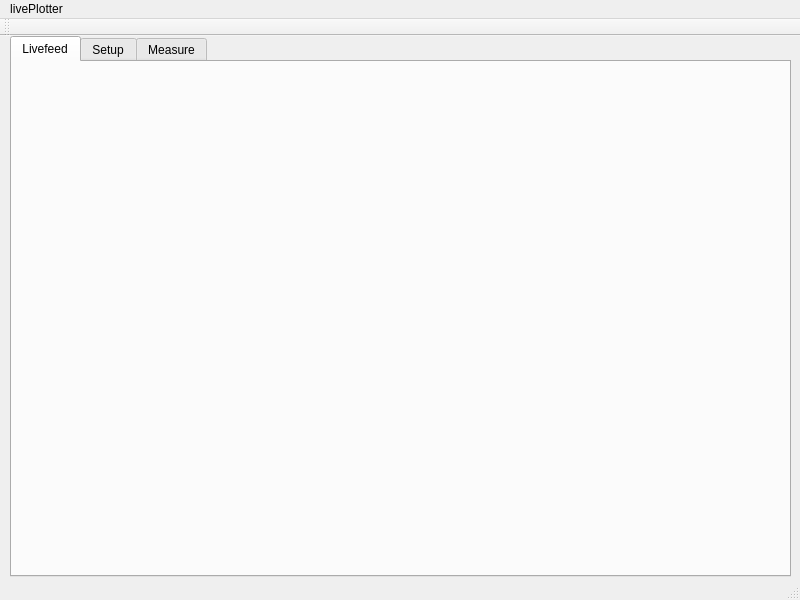
<?xml version="1.0" encoding="UTF-8"?>
<ui version="4.0">
 <class>MainWindow</class>
 <widget class="QMainWindow" name="MainWindow">
  <property name="geometry">
   <rect>
    <x>0</x>
    <y>0</y>
    <width>800</width>
    <height>600</height>
   </rect>
  </property>
  <property name="windowTitle">
   <string>MainWindow</string>
  </property>
  <widget class="QWidget" name="centralWidget">
   <widget class="QTabWidget" name="tabs">
    <property name="geometry">
     <rect>
      <x>10</x>
      <y>0</y>
      <width>781</width>
      <height>541</height>
     </rect>
    </property>
    <property name="currentIndex">
     <number>0</number>
    </property>
    <widget class="QWidget" name="livefeed">
     <attribute name="title">
      <string>Livefeed</string>
     </attribute>
     <widget class="QCustomPlot" name="widget" native="true">
      <property name="geometry">
       <rect>
        <x>10</x>
        <y>10</y>
        <width>751</width>
        <height>491</height>
       </rect>
      </property>
     </widget>
    </widget>
    <widget class="QWidget" name="setup">
     <attribute name="title">
      <string>Setup</string>
     </attribute>
     <widget class="QLineEdit" name="deviceAdress">
      <property name="geometry">
       <rect>
        <x>140</x>
        <y>20</y>
        <width>151</width>
        <height>23</height>
       </rect>
      </property>
      <property name="text">
       <string>/dev/ttyUSB0</string>
      </property>
     </widget>
     <widget class="QPushButton" name="connect">
      <property name="geometry">
       <rect>
        <x>300</x>
        <y>20</y>
        <width>83</width>
        <height>23</height>
       </rect>
      </property>
      <property name="text">
       <string>connect</string>
      </property>
     </widget>
     <widget class="QLabel" name="status">
      <property name="geometry">
       <rect>
        <x>10</x>
        <y>480</y>
        <width>401</width>
        <height>21</height>
       </rect>
      </property>
      <property name="text">
       <string>Status</string>
      </property>
     </widget>
     <widget class="QPushButton" name="disconnect">
      <property name="geometry">
       <rect>
        <x>400</x>
        <y>20</y>
        <width>83</width>
        <height>23</height>
       </rect>
      </property>
      <property name="text">
       <string>disconnect</string>
      </property>
     </widget>
     <widget class="QRadioButton" name="baud3">
      <property name="geometry">
       <rect>
        <x>10</x>
        <y>70</y>
        <width>109</width>
        <height>21</height>
       </rect>
      </property>
      <property name="text">
       <string>57600</string>
      </property>
     </widget>
     <widget class="QRadioButton" name="baud2">
      <property name="geometry">
       <rect>
        <x>10</x>
        <y>40</y>
        <width>109</width>
        <height>21</height>
       </rect>
      </property>
      <property name="text">
       <string>38400</string>
      </property>
     </widget>
     <widget class="QRadioButton" name="baud1">
      <property name="geometry">
       <rect>
        <x>10</x>
        <y>10</y>
        <width>109</width>
        <height>21</height>
       </rect>
      </property>
      <property name="text">
       <string>9600</string>
      </property>
     </widget>
     <widget class="QRadioButton" name="baud4">
      <property name="geometry">
       <rect>
        <x>10</x>
        <y>100</y>
        <width>109</width>
        <height>21</height>
       </rect>
      </property>
      <property name="text">
       <string>115200</string>
      </property>
      <property name="checked">
       <bool>true</bool>
      </property>
     </widget>
    </widget>
    <widget class="QWidget" name="measure">
     <attribute name="title">
      <string>Measure</string>
     </attribute>
    </widget>
   </widget>
  </widget>
  <widget class="QMenuBar" name="menuBar">
   <property name="geometry">
    <rect>
     <x>0</x>
     <y>0</y>
     <width>800</width>
     <height>20</height>
    </rect>
   </property>
   <widget class="QMenu" name="menuLivePlotter">
    <property name="title">
     <string>livePlotter</string>
    </property>
   </widget>
   <addaction name="menuLivePlotter"/>
  </widget>
  <widget class="QToolBar" name="mainToolBar">
   <attribute name="toolBarArea">
    <enum>TopToolBarArea</enum>
   </attribute>
   <attribute name="toolBarBreak">
    <bool>false</bool>
   </attribute>
  </widget>
  <widget class="QStatusBar" name="statusBar"/>
 </widget>
 <layoutdefault spacing="6" margin="11"/>
 <customwidgets>
  <customwidget>
   <class>QCustomPlot</class>
   <extends>QWidget</extends>
   <header>qcustomplot.h</header>
   <container>1</container>
  </customwidget>
 </customwidgets>
 <resources/>
 <connections/>
</ui>
